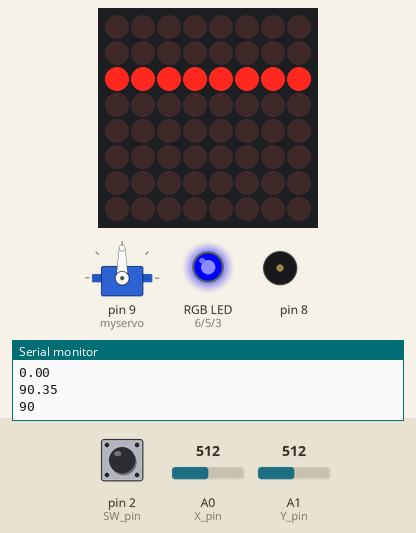
Recording of a sketch running on a simulated Arduino Uno, built with avr-gcc and run on an emulated ATmega328P. Parts: servo, 8×8 LED matrix, an RGB LED mixed from three pins (HIGH = lit), buzzer (waves = sounding), the last lines printed to the serial monitor. The inputs (shaded band) are chosen by the test bench; at power-on: A0 (X_pin) = 512, pin 2 (SW_pin) HIGH, A1 (Y_pin) = 512.

Above: at 0.79 s.
1.3 s: A0 (X_pin) set to 943
4.0 s: A0 (X_pin) set to 966
At 4.28 s:
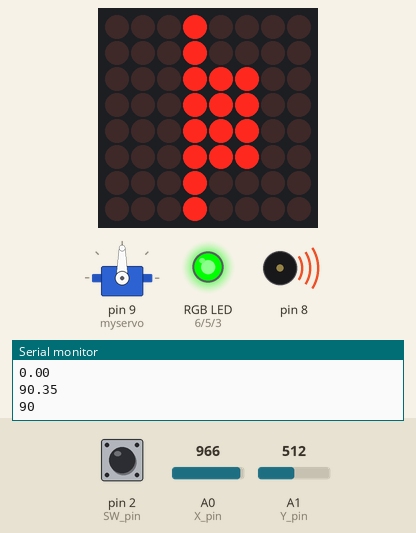
6.5 s: pin 2 (SW_pin) pulled LOW for 0.15 s
At 7.26 s:
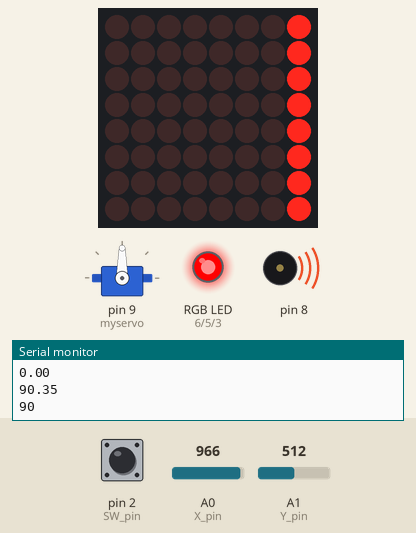
8.9 s: pin 2 (SW_pin) pulled LOW for 1 s
At 10.14 s:
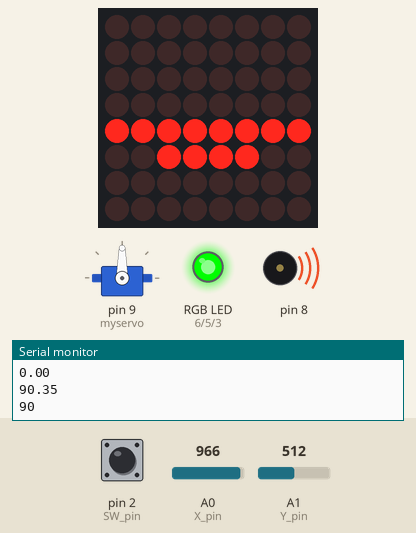
11.4 s: A1 (Y_pin) set to 502
14.3 s: A1 (Y_pin) set to 716
At 14.58 s:
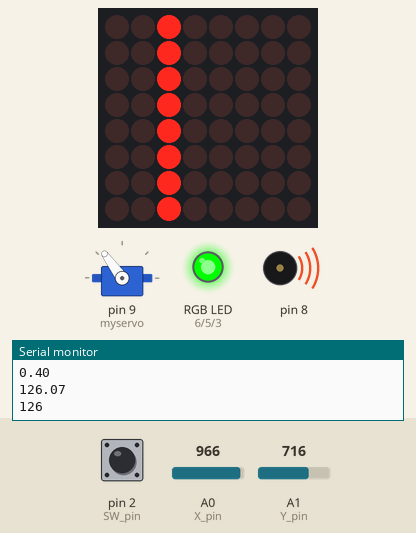
Timing chart, 0 to 17.3 s (numbered marks = the images above; inputs shaded):
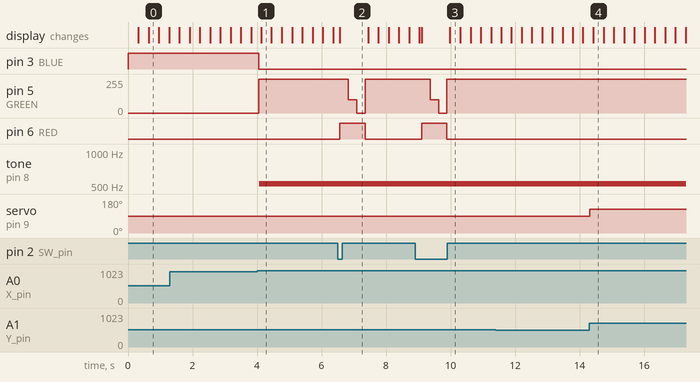

The sketch:

servo.ino
```cpp
//www.elegoo.com
//2016.12.09
#include <Servo.h>
#include "pitches.h"
#include "LedControl.h"

Servo myservo;
LedControl lc=LedControl(12,10,11,1);


// Arduino pin numbers
const int SW_pin = 2; // digital pin connected to switch output
const int X_pin = 0; // analog pin connected to X output
const int Y_pin = 1; // analog pin connected to Y output
const int TurnX_pin = 9;
#define BLUE 3
#define GREEN 5
#define RED 6

unsigned long delaytime1=2;
unsigned long delaytime2=2;

void setup() {
  pinMode(SW_pin, INPUT);
  digitalWrite(SW_pin, HIGH);

   //we have to do a wakeup call
  lc.shutdown(0,false);
  /* Set the brightness to a medium values */
  lc.setIntensity(0,6);
  /* and clear the display */
  lc.clearDisplay(0);

  myservo.attach(9);
  myservo.write(90);// move servos to center position -> 90°

  pinMode(RED, OUTPUT);
  pinMode(GREEN, OUTPUT);
  pinMode(BLUE, OUTPUT);
  digitalWrite(RED, HIGH);
  digitalWrite(GREEN, LOW);
  digitalWrite(BLUE, LOW);

  Serial.begin(9600);
}

int redValue;
int greenValue;
int blueValue;
int poggers = 0;


void loop() {
  //debugging tools
  //Serial.print("Switch:  ");
  //Serial.print(digitalRead(SW_pin));
  //Serial.print("\n");
  //Serial.print("X-axis: ");
  //Serial.print(analogRead(X_pin));
  //Serial.print("\n");
  //Serial.print("Y-axis: ");
  //Serial.println(analogRead(Y_pin));
  //Serial.print("\n\n");

  if(analogRead(Y_pin) > 510)
  {
    double temper = (((double)(analogRead(Y_pin))-510)/ 514.00);
    double amount = 90 + (90 * temper);
    int temp1 = ((int)amount);
    Serial.print(temper);Serial.print("  \n");Serial.print(amount);Serial.print("  \n");
    Serial.print(temp1);Serial.print("  \n\n");
    if(temp1 > 89)
    {
      myservo.write(89);
    }
    else
    {
      myservo.write(temp1);
    }

    myservo.write(temp1);
    //myservo.write(180);
  }
  else if(analogRead(Y_pin) < 470)
  {
    double amount2 = 90 * ((double)(analogRead(Y_pin))/ 470.00);
    int temp2 = ((int)amount2);
    //Serial.print(temp2);Serial.print(" boop ");
    if(temp2 < 1)
    {
      myservo.write(1);
    }
    else
    {
      myservo.write(temp2);
    //myservo.write(0);
    }

  }
  else if(analogRead(Y_pin) > 470 || analogRead(Y_pin) < 510)
  {
    myservo.write(90);// move servos to center position -> 90°
  }

redValue = 0;
greenValue = 0;
blueValue = 255;
analogWrite(RED, redValue);
analogWrite(GREEN, greenValue);
analogWrite(BLUE, blueValue);

if(digitalRead(SW_pin) == 0)
{
  int duration = 320;
  redValue = 255;
  greenValue = 255;
  blueValue = 0;
  analogWrite(RED, redValue);
  analogWrite(GREEN, greenValue);
  analogWrite(BLUE, blueValue);
  //siren for loop
  for(int s = 750; s < 1500; s++)
  {
    tone(8, s, duration);
    delay(1);
    if(s > 750 && s < 1000)
    {
      redValue = 255;
      greenValue = 255;
      blueValue = 0;
      analogWrite(RED, redValue);
      analogWrite(GREEN, greenValue);
      analogWrite(BLUE, blueValue);
    }
    else if(s > 1000 && s < 1250)
    {
      redValue = 255;
      greenValue = 100;
      blueValue = 0;
      analogWrite(RED, redValue);
      analogWrite(GREEN, greenValue);
      analogWrite(BLUE, blueValue);
    }
    if(s > 1250 && s < 1500)
    {
      redValue = 255;
      greenValue = 0;
      blueValue = 0;
      analogWrite(RED, redValue);
      analogWrite(GREEN, greenValue);
      analogWrite(BLUE, blueValue);
    }
  }
  //end siren for loop

  //tone(8, NOTE_A5, duration);
  //delay(320);
  //tone(8, NOTE_F5, duration);

}

if(analogRead(X_pin) < 400)
{
  int duration = 250;
  redValue = 255;
  greenValue = 0;
  blueValue = 0;

  //was NOTE_G5, now is 1500
  tone(8, 1200, duration);
  tone(8, 1200, duration);
  analogWrite(RED, redValue);
  analogWrite(GREEN, greenValue);
  analogWrite(BLUE, blueValue);
  for(int row=0;row<8;row++) {
        for(int col=0;col<8;col++) {
          lc.setLed(0,row,col,true);
        }
    }
  delay(250);
}

else if(analogRead(X_pin) > 950)
{
  int duration = 500;
  redValue = 0;
  greenValue = 255;
  blueValue = 0;
  analogWrite(RED, redValue);
  analogWrite(GREEN, greenValue);
  analogWrite(BLUE, blueValue);
   lc.setRow(0,2,B00111100);
   lc.setRow(0,3,B00111100);
   lc.setRow(0,4,B00111100);
   lc.setRow(0,5,B00111100);
   tone(8, NOTE_C5, duration);
   //delay(500);
    /*
   //EEEE C D E DE
   tone(8, NOTE_E5, 180);
       delay(180);
   tone(8, NOTE_E5, 180);
       delay(180);
   tone(8, NOTE_E5, 180);
       delay(180);
   tone(8, NOTE_E5, 400);//300
       delay(400);
   tone(8, NOTE_C5, 360);//390
       delay(360);
   tone(8, NOTE_D5, 450);
       delay(450);
   tone(8, NOTE_E5, 350);
       delay(360);
   tone(8, NOTE_D5, 180);
       delay(180);
   tone(8, NOTE_E5, 450);
       delay(450);  */


}
/*if((poggers % 2) == 1)
{
  redValue = 0;
  greenValue = 0;
  blueValue = 255;
  analogWrite(RED, redValue);
  analogWrite(GREEN, greenValue);
  analogWrite(BLUE, blueValue);
}*/

poggers++;
int theDelay = 20; // 15 for middle, 4 for  servo, 25 for lights
int modular = 4;
  if(poggers%modular == 0)
  {
    for(int row=0;row<8;row++) {
      for(int col=0;col<8;col++) {
        lc.setLed(0,row,col,true);
        lc.setLed(0,row-1,col,false);
      }
              delay(theDelay);
    }
  }
  else if(poggers%modular == 1)
  {
    for(int row=8;row>=0;row--) {
      for(int col=8;col>=0;col--) {
        lc.setLed(0,row,col,false);
        lc.setLed(0,row-1,col,true);
      }
              delay(theDelay);
    }
  }

  else if(poggers%modular == 2)
  {
    for(int row=0;row<8;row++) {
      for(int col=0;col<8;col++) {
        lc.setLed(0,col,row,true);
        lc.setLed(0,col,row-1,false);
      }
              delay(theDelay);
    }
  }

  else if(poggers%modular == 3)
  {
    for(int row=8;row>=0;row--) {
      for(int col=8;col>=0;col--) {
        lc.setLed(0,col,row,false);
        lc.setLed(0,col,row-1,true);
      }
              delay(theDelay);
    }
  }

//delay(69);  //delay 69 ms till next input
}
```

Measured:
- the behaviour switches between 950 and 951 on A0 (X_pin) (found by bisection; images 0 and 1)
- after the input at 4.0 s, pin 3 (BLUE): HIGH → LOW after 0.06 s; pin 5 (GREEN): 0/255 → 255/255 after 0.06 s; tone on pin 8: silent → 523 Hz after 0.06 s; the display: changes after 0.13 s (image 1)
- after the input at 6.5 s, pin 5 (GREEN): 255/255 → 100/255 after 0.33 s, → 0/255 0.26 s later, → 255/255 0.26 s later; pin 6 (RED): LOW → HIGH after 0.06 s, → LOW 0.79 s later
- after the input at 8.9 s, pin 5 (GREEN): 255/255 → 100/255 after 0.47 s, → 0/255 0.26 s later, → 255/255 0.26 s later; pin 6 (RED): LOW → HIGH after 0.20 s, → LOW 0.79 s later
- after the input at 14.3 s, servo on pin 9 (myservo): 90° → 126° at once
